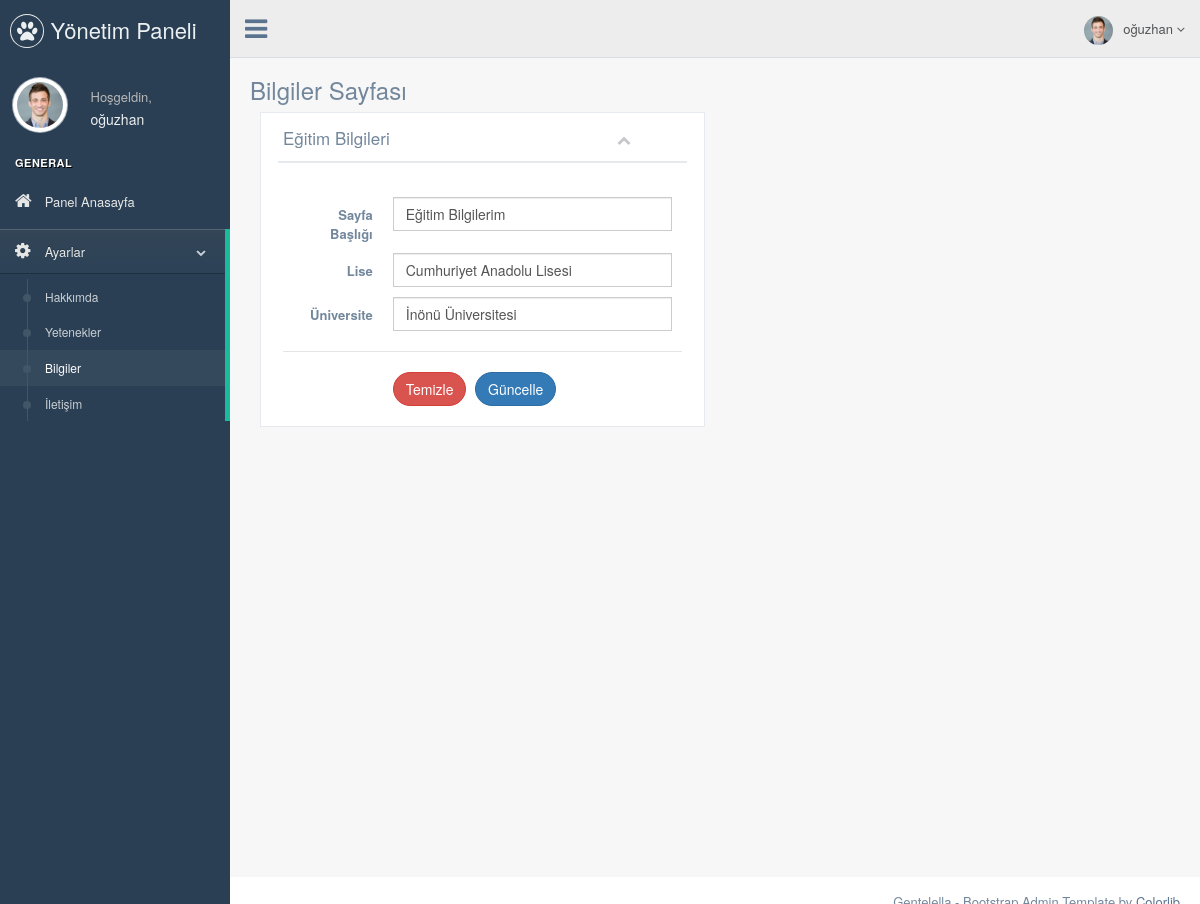
Screenshot of /htm/nedmin/info.php (signed in) with the database file from the repository.
### tables this page shows
CREATE TABLE `user` (
  `user_id` int(11) NOT NULL,
  `user_name` varchar(50) NOT NULL,
  `email` varchar(50) NOT NULL,
  `password` varchar(50) NOT NULL
);

CREATE TABLE `education_info` (
  `edu_title` varchar(50) NOT NULL,
  `edu_id` int(11) NOT NULL,
  `high_school` varchar(150) NOT NULL,
  `universty` varchar(250) NOT NULL
);

### htm/nedmin/info.php (the view, shortened to what this page needs)
<?php
include 'header.php';
$check_info = $db -> prepare("SELECT * FROM education_info");
$check_info -> execute();
$control_info = $check_info->rowCount();
$fetch_info = $db->prepare("SELECT * FROM education_info WHERE edu_id=1");
$fetch_info->execute();
$fetchinfo = $fetch_info->fetch(PDO::FETCH_ASSOC);
?>
<div class="right_col" role="main">
          <div class="">
            <div class="page-title">
              <div class="title_left">
                <h3>Bilgiler Sayfası</h3>
              </div>
            </div>
            <div class="clearfix"></div>
               <div class="col-md-6 col-sm-12 col-xs-12">
                <div class="x_panel">
                  <div class="x_title">
                    <h2>Eğitim Bilgileri</h2>
                    <ul class="nav navbar-right panel_toolbox">
                      <li><a class="collapse-link"><i class="fa fa-chevron-up"></i></a>
                      </li>
                    </ul>
                    <div class="clearfix"></div>
                  </div>
                  <div class="x_content">
                    <br />
                    <form class="form-horizontal form-label-left" action="process.php" method="POST" >
                    <div class="form-group">
                        <label class="control-label col-md-3 col-sm-3 col-xs-3">Sayfa Başlığı</label>
                        <div class="col-md-9 col-sm-9 col-xs-9">
                            <input type="text" class="form-control" name="edu_title" value="<?php echo $fetchinfo['edu_title']; ?>" required="required">
                        </div>
                    </div>
                      <div class="form-group">
                        <label class="control-label col-md-3 col-sm-3 col-xs-3">Lise</label>
                        <div class="col-md-9 col-sm-9 col-xs-9">
                            <input type="text" class="form-control" name="high_school" value="<?php echo $fetchinfo['high_school']; ?>" required="required">
                        </div>
                      </div>
                      <div class="form-group">
                        <label class="control-label col-md-3 col-sm-3 col-xs-3">Üniversite</label>
                        <div class="col-md-9 col-sm-9 col-xs-9">
                            <input type="text" class="form-control" name="universty" value="<?php echo $fetchinfo['universty']; ?>" required="required">
                        </div>
                      </div>
                      <div class="ln_solid"></div>
                      <div class="form-group">
                        <div class="col-md-6 col-md-offset-3">
                          <button type="reset" class="btn btn-round btn-danger">Temizle</button>
                          <?php
                          if($control_info == 1) { ?>
                             <button  type="submit" class="btn btn-round btn-primary" name="update_info">Güncelle</button>
                          <?php } else { ?>
                             <button  type="submit" class="btn btn-round btn-primary" name="insert_info">Ekle</button>
                          <?php } ?>
                        </div>
                      </div>
                    </form>
                  </div>
                </div>
              </div>
            </div>
          </div>
        </div>
<?php
include 'footer.php';
?>

### htm/nedmin/header.php (shortened to what this page needs)
<?php
include 'connect.php';
$user_name = $_SESSION['user_name'];
$query = $db -> prepare("SELECT * FROM user WHERE user_name='$user_name'");
$query -> execute();
$fetch = $query->fetch(PDO::FETCH_ASSOC);
?>
<!DOCTYPE html>
<html lang="en">
  <head>
    <link href="./vendors/bootstrap/dist/css/bootstrap.min.css" rel="stylesheet">
    <link href="./vendors/font-awesome/css/font-awesome.min.css" rel="stylesheet">
    <link href="./vendors/nprogress/nprogress.css" rel="stylesheet">
    <link href="./vendors/iCheck/skins/flat/green.css" rel="stylesheet">
    <link href="./vendors/bootstrap-progressbar/css/bootstrap-progressbar-3.3.4.min.css" rel="stylesheet">
    <link href="./vendors/jqvmap/dist/jqvmap.min.css" rel="stylesheet"/>
    <link href="./vendors/bootstrap-daterangepicker/daterangepicker.css" rel="stylesheet">
    <link href="./build/css/custom.min.css" rel="stylesheet">
  </head>
  <body class="nav-md">
    <div class="container body">
      <div class="main_container">
        <div class="col-md-3 left_col">
          <div class="left_col scroll-view">
            <div class="navbar nav_title" style="border: 0;">
              <a href="index.html" class="site_title"><i class="fa fa-paw"></i> <span>Yönetim Paneli</span></a>
            </div>
            <div class="profile clearfix">
              <div class="profile_pic">
                <img src="images/img.jpg" alt="..." class="img-circle profile_img">
              </div>
              <div class="profile_info">
                <span>Hoşgeldin,</span>
                <h2><?php echo $fetch['user_name']; ?></h2>
              </div>
            </div>
            <br />
            <div id="sidebar-menu" class="main_menu_side hidden-print main_menu">
              <div class="menu_section">
                <h3>General</h3>
                <ul class="nav side-menu">
                  <li><a href="index.php" ><i class="fa fa-home"></i> Panel Anasayfa </a></li>
                  <li><a><i class="fa fa-cog"></i> Ayarlar <span class="fa fa-chevron-down"></span></a>
                    <ul class="nav child_menu">
                      <li><a href="about_us.php">Hakkımda</a></li>
                      <li><a href="skill.php">Yetenekler</a></li>
                      <li><a href="info.php">Bilgiler</a></li>
                      <li><a href="contact.php">İletişim</a></li>
                    </ul>
                  </li>
                </ul>
              </div>
            </div>
          </div>
        </div>
        <div class="top_nav">
          <div class="nav_menu">
            <nav>
              <div class="nav toggle">
                <a id="menu_toggle"><i class="fa fa-bars"></i></a>
              </div>
              <ul class="nav navbar-nav navbar-right">
                <li class="">
                  <a href="javascript:;" class="user-profile dropdown-toggle" data-toggle="dropdown" aria-expanded="false">
                    <img src="images/img.jpg" alt=""><?php echo $fetch['user_name']; ?>
                    <span class=" fa fa-angle-down"></span>
                  </a>
                </li>
              </ul>
            </nav>
          </div>
        </div>

### rows the page displays
user: user_name "oğuzhan"
education_info: edu_title "Eğitim Bilgilerim", high_school "Cumhuriyet Anadolu Lisesi", universty "İnönü Üniversitesi"
